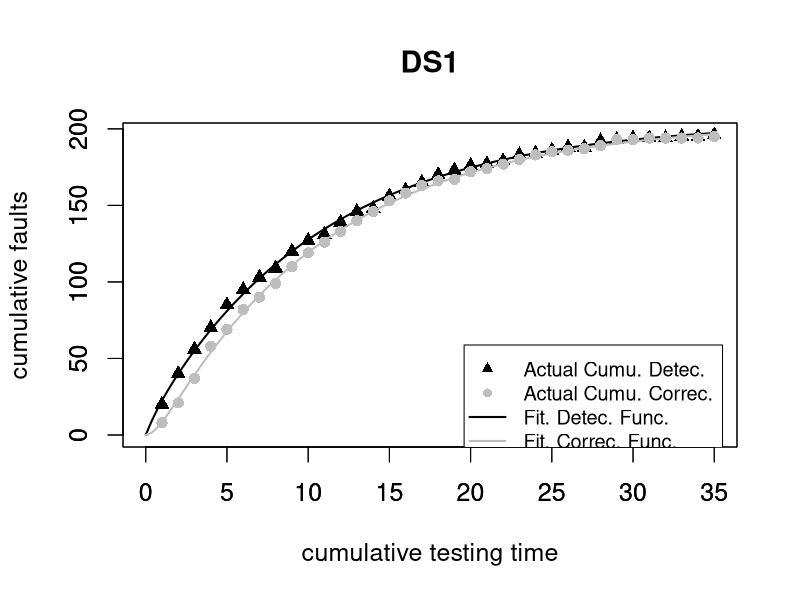

This chart was generated by the following R code:
# This is the code file for paper "A Study on Optimal Release Schedule for Multi-Version Software"
# Fitting Results for the dataset (IIE_2016_DS1 data)

# The datasets of the testing time, the number of detected errors, and the number of corrected errors for IIE_2016_DS1 data
CPU=c(1:35)
detected=c(20,40,56,70,85,95,103,109,120,127,131,139,146,148,156,160,165,
	170,173,176,177,179,183,184,186,188,188,192,193,194,194,194,195,195,196)
corrected=c(8,21,37,58,69,82,90,99,110,119,126,133,140,146,153,158,163,
	166,167,172,174,177,180,183,185,186,187,189,193,193,194,194,194,194,195)
data1=data.frame(CPU,detected,corrected)

#Set the functions of g and k
g=function(p,b) (p+b)/2
k=function(p,b,q) sqrt(g(p,b)^2-p*b*(1-q))

#set hyperbolic functions
HR=function(p,b,q,t) g(p,b)*sinh(k(p,b,q)*t)+k(p,b,q)*cosh(k(p,b,q)*t)
HM=function(p,b,q,t) (g(p,b)-p*(1-q))*sinh(k(p,b,q)*t)+k(p,b,q)*cosh(k(p,b,q)*t)

#Set the functions of M(t), R(t) and A(t)
R=function(a,p,b,q,t) a/(1-q)*(1-exp(-g(p,b)*t)/k(p,b,q)*HR(p,b,q,t))
M=function(a,p,b,q,t) a/(1-q)*(1-exp(-g(p,b)*t)/k(p,b,q)*HM(p,b,q,t))
A=function(a,p,b,q,t) a+q*R(a,p,b,q,t)

#Set the function for calculating the MSE value
MSE=function(pars)
{
	a=pars[1]
	p=pars[2]
	b=pars[3]
	q=pars[4]
	mi=detected
	ri=corrected
	ti=CPU
	n=length(CPU)

	sum((M(a,p,b,q,ti)-mi)^2+(R(a,p,b,q,ti)-ri)^2)/(2*n)
}

#Minimize the MSE value and Obtain the values of the model parameters
(optPar=optim(par=c(57,0.47,0.96,0.72),fn=MSE,lower=c(0,0,0,0),method="L-BFGS-B")$par)
MSE(optPar)

#Generate the figure of the fitting result for IIE DS1
png(
  filename = "DS1N.png",
  type = "cairo", 
  res = 300, # 300dpi 
  width = 2400, height = 2400,  #size
  bg = "transparent" # background color
)

par(cex=1.5)
plot(CPU,detected,xlim=c(0,max(CPU)),ylim=c(0,max(detected)),pch=17,xlab=" ",ylab=" ",main="DS1")
curve(M(optPar[1],optPar[2],optPar[3],optPar[4],x),xlim=c(0,max(CPU)),ylim=c(0,max(detected)),col="black",lwd=2,add=T)
par(new=T)
par(cex=1.5)
plot(CPU,corrected,xlim=c(0,max(CPU)),ylim=c(0,max(detected)),col="gray",pch=16,xlab="cumulative testing time",ylab="cumulative faults")
curve(R(optPar[1],optPar[2],optPar[3],optPar[4],x),xlim=c(0,max(CPU)),ylim=c(0,max(detected)),col="gray",lwd=2,add=T)
par(cex=1.2)
legend(0.56*max(CPU),0.3*max(detected),c("Actual Cumu. Detec.","Actual Cumu. Correc.","Fit. Detec. Func.","Fit. Correc. Func."),pch=c(17,16,NaN,NaN),lwd=c(NaN,NaN,2,2),col=c("1","gray","1","gray"))

dev.off()